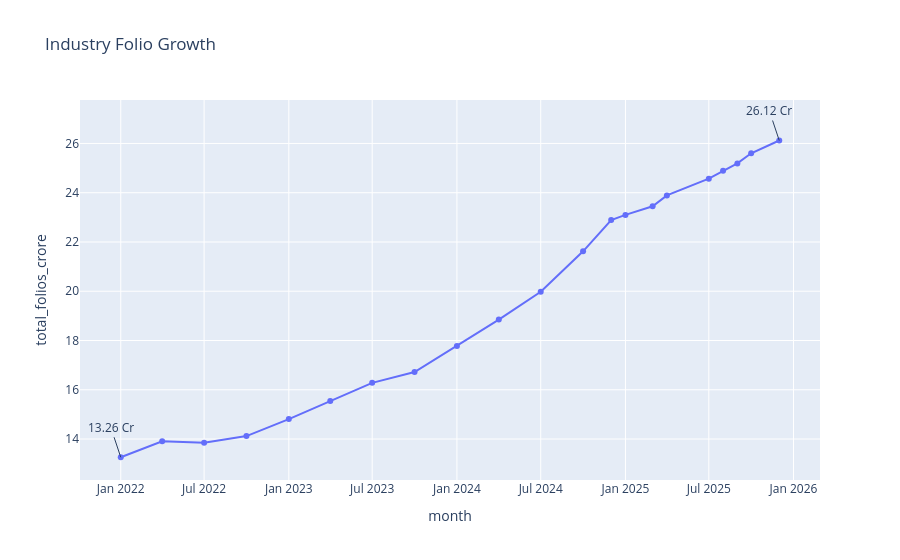

Notebook source saved alongside this figure:
### Code cell
folio["month"] = pd.to_datetime(folio["month"])

fig = px.line(
    folio,
    x="month",
    y="total_folios_crore",
    markers=True,
    title="Industry Folio Growth"
)

fig.add_annotation(
    x="2022-01-01",
    y=13.26,
    text="13.26 Cr"
)

fig.add_annotation(
    x="2025-12-01",
    y=26.12,
    text="26.12 Cr"
)

fig.show()

# fig.write_image("../reports/folio_growth.png")

### Figure 1 — Plotly figure (JSON) as saved in the notebook; plotly's stock layout.template omitted (floating-point values rounded to 4 significant figures)
{"data": [{"hovertemplate": "month=%{x}<br>total_folios_crore=%{y}<extra></extra>", "legendgroup": "", "line": {"color": "#636efa", "dash": "solid"}, "marker": {"symbol": "circle"}, "mode": "lines+markers", "name": "", "orientation": "v", "showlegend": false, "type": "scatter", "x": ["2022-01-01T00:00:00", "2022-04-01T00:00:00", "2022-07-01T00:00:00", "2022-10-01T00:00:00", "2023-01-01T00:00:00", "2023-04-01T00:00:00", "2023-07-01T00:00:00", "2023-10-01T00:00:00", "2024-01-01T00:00:00", "2024-04-01T00:00:00", "2024-07-01T00:00:00", "2024-10-01T00:00:00", "2024-12-01T00:00:00", "2025-01-01T00:00:00", "2025-03-01T00:00:00", "2025-04-01T00:00:00", "2025-07-01T00:00:00", "2025-08-01T00:00:00", "2025-09-01T00:00:00", "2025-10-01T00:00:00", "2025-12-01T00:00:00"], "xaxis": "x", "y": [13.26, 13.91, 13.85, 14.12, 14.81, 15.54, 16.28, 16.72, 17.78, 18.85, 19.98, 21.62, 22.89, 23.1, 23.45, 23.89, 24.57, 24.89, 25.19, 25.6, 26.12], "yaxis": "y"}], "layout": {"annotations": [{"text": "13.26 Cr", "x": "2022-01-01", "y": 13.26}, {"text": "26.12 Cr", "x": "2025-12-01", "y": 26.12}], "legend": {"tracegroupgap": 0}, "title": {"text": "Industry Folio Growth"}, "xaxis": {"anchor": "y", "domain": [0, 1], "title": {"text": "month"}}, "yaxis": {"anchor": "x", "domain": [0, 1], "title": {"text": "total_folios_crore"}}}}
